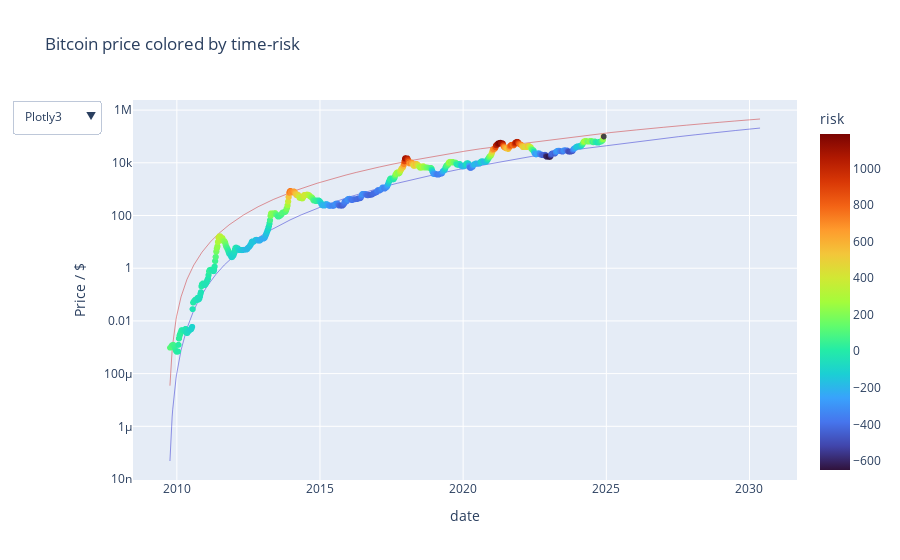

Notebook code cell kept with this figure:
### Code cell
from bitcoin_risk.plotter import bitcoin_plot_time_risk
btc['risk'] = btc['fit_time']
fig = bitcoin_plot_time_risk(btc)
fig.write_html('docs/btc_time.html', config={'displaylogo': False})
fig.write_image('docs/btc.png')
fig.show()

### Figure 1 — Plotly figure (JSON) as saved in the notebook; plotly's stock layout.template omitted (floating-point values rounded to 4 significant figures; data arrays with more than 128 entries replaced by an {"elided": "..."} marker saying what was removed)
{"data": [{"hovertemplate": "date=%{x}<br>usd=%{y}<br>risk=%{marker.color}<extra></extra>", "legendgroup": "", "marker": {"color": {"elided": "7451 float values"}, "coloraxis": "coloraxis", "symbol": "circle"}, "mode": "markers", "name": "", "showlegend": false, "type": "scattergl", "x": {"elided": "7451 str values"}, "xaxis": "x", "y": {"elided": "7451 float values"}, "yaxis": "y"}, {"line": {"color": "rgba(200, 000, 000, 0.4)", "width": 1}, "mode": "lines", "name": "top", "showlegend": false, "type": "scatter", "x": {"elided": "7451 str values"}, "y": {"elided": "7451 float values"}, "yaxis": "y"}, {"line": {"color": "rgba(0, 000, 200, 0.4)", "width": 1}, "mode": "lines", "name": "bottom", "showlegend": false, "type": "scatter", "x": {"elided": "7451 str values"}, "y": {"elided": "7451 float values"}, "yaxis": "y"}], "layout": {"coloraxis": {"colorbar": {"title": {"text": "risk"}}, "colorscale": [[0, "#30123b"], [0.07143, "#4145ab"], [0.1429, "#4675ed"], [0.2143, "#39a2fc"], [0.2857, "#1bcfd4"], [0.3571, "#24eca6"], [0.4286, "#61fc6c"], [0.5, "#a4fc3b"], [0.5714, "#d1e834"], [0.6429, "#f3c63a"], [0.7143, "#fe9b2d"], [0.7857, "#f36315"], [0.8571, "#d93806"], [0.9286, "#b11901"], [1, "#7a0402"]]}, "hovermode": "x unified", "legend": {"tracegroupgap": 0}, "title": {"text": "Bitcoin price colored by time-risk"}, "updatemenus": [{"buttons": [{"args": [{"coloraxis.colorscale": "Plotly3"}], "label": "Plotly3", "method": "relayout"}, {"args": [{"coloraxis.colorscale": "Viridis"}], "label": "Viridis", "method": "relayout"}, {"args": [{"coloraxis.colorscale": "Rainbow"}], "label": "Rainbow", "method": "relayout"}, {"args": [{"coloraxis.colorscale": "Jet"}], "label": "Jet", "method": "relayout"}], "direction": "down", "showactive": true}], "xaxis": {"anchor": "y", "domain": [0, 1], "title": {"text": "date"}}, "yaxis": {"anchor": "x", "domain": [0, 1], "title": {"text": "Price / $"}, "type": "log"}, "yaxis2": {"overlaying": "y", "showgrid": false, "side": "right", "title": {"text": "Risk"}, "type": "linear"}}}
